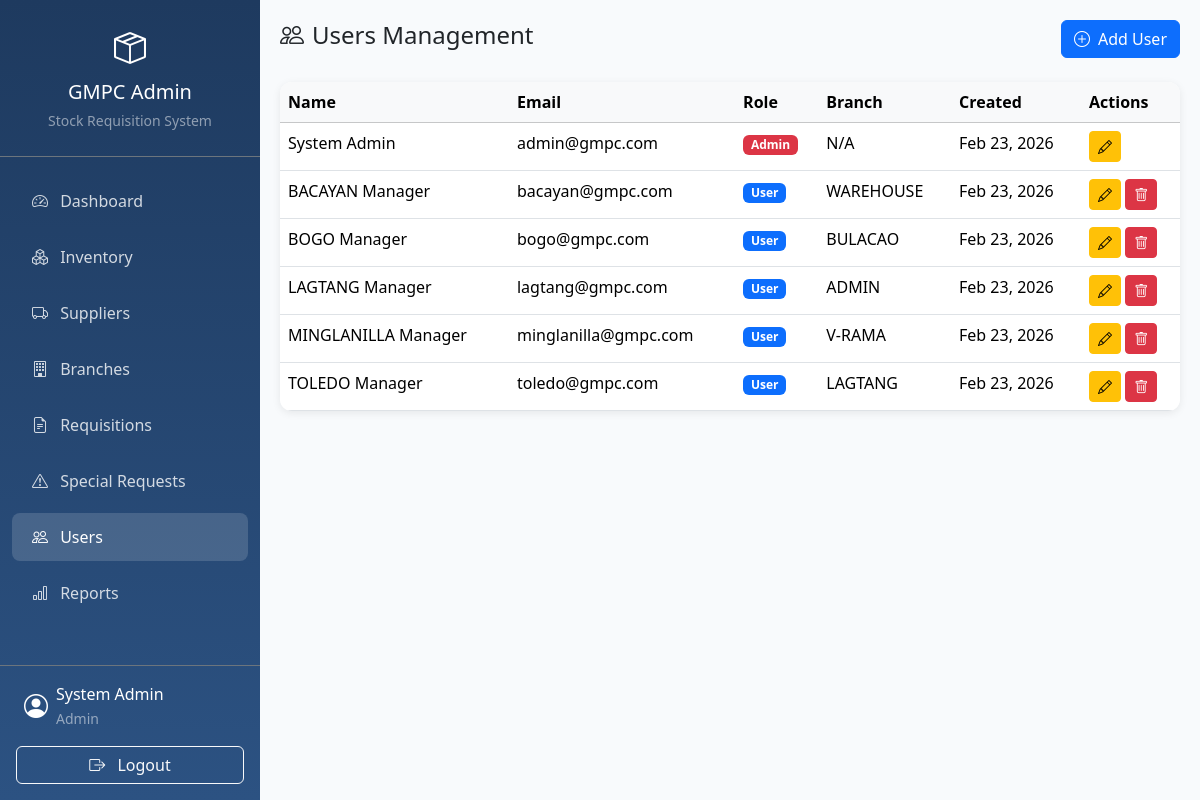
The page /admin/users.php (signed in) on the database its author committed.
### tables this page shows
CREATE TABLE users (
    id INT AUTO_INCREMENT PRIMARY KEY,
    email VARCHAR(255) UNIQUE NOT NULL,
    password VARCHAR(255) NOT NULL,
    full_name VARCHAR(255) NOT NULL,
    role VARCHAR(50) DEFAULT 'user',
    branch_id INT DEFAULT NULL,
    is_active TINYINT(1) DEFAULT 1,
    password_reset_requested TINYINT(1) DEFAULT 0,
    password_reset_date TIMESTAMP NULL,
    last_login TIMESTAMP NULL,
    created_at TIMESTAMP DEFAULT CURRENT_TIMESTAMP,
    updated_at TIMESTAMP DEFAULT CURRENT_TIMESTAMP ON UPDATE CURRENT_TIMESTAMP
);

CREATE TABLE branches (
    id INT AUTO_INCREMENT PRIMARY KEY,
    name VARCHAR(255) UNIQUE NOT NULL,
    address TEXT,
    contact_number VARCHAR(20),
    email VARCHAR(255),
    classification VARCHAR(100),
    is_active TINYINT(1) DEFAULT 1,
    created_at TIMESTAMP DEFAULT CURRENT_TIMESTAMP,
    updated_at TIMESTAMP DEFAULT CURRENT_TIMESTAMP ON UPDATE CURRENT_TIMESTAMP
);

### admin/users.php (the view, shortened to what this page needs)
<?php
require_once '../config/db.php';
$users = $conn->query("SELECT u.*, b.name as branch_name FROM users u LEFT JOIN branches b ON u.branch_id = b.id ORDER BY u.role, u.full_name");
include '../includes/header.php';
include 'sidebar.php';
?>
<div class="main-content">
    <div class="d-flex justify-content-between align-items-center mb-4">
        <h4><i class="bi bi-people me-2"></i>Users Management</h4>
        <button class="btn btn-primary" data-bs-toggle="modal" data-bs-target="#addUserModal">
            <i class="bi bi-plus-circle me-2"></i>Add User
        </button>
    </div>
    <div class="card table-card">
        <div class="card-body p-0">
            <div class="table-responsive">
                <table class="table table-hover mb-0">
                    <thead class="table-light">
                        <tr>
                            <th>Name</th>
                            <th>Email</th>
                            <th>Role</th>
                            <th>Branch</th>
                            <th>Created</th>
                            <th>Actions</th>
                        </tr>
                    </thead>
                    <tbody>
                        <?php while ($row = $users->fetch_assoc()): ?>
                        <tr>
                            <td><?= $row['full_name'] ?></td>
                            <td><?= $row['email'] ?></td>
                            <td>
                                <span class="badge bg-<?= $row['role'] === 'admin' ? 'danger' : 'primary' ?>">
                                    <?= ucfirst(str_replace('_', ' ', $row['role'])) ?>
                                </span>
                            </td>
                            <td><?= $row['branch_name'] ?? 'N/A' ?></td>
                            <td><?= date('M d, Y', strtotime($row['created_at'])) ?></td>
                            <td>
                                <button class="btn btn-sm btn-warning" data-bs-toggle="modal" data-bs-target="#editUserModal<?= $row['id'] ?>">
                                    <i class="bi bi-pencil"></i>
                                </button>
                                <?php if ($row['id'] != $_SESSION['user_id']): ?>
                                <form method="POST" class="d-inline" onsubmit="return confirmDelete()">
                                    <button type="submit" class="btn btn-sm btn-danger"><i class="bi bi-trash"></i></button>
                                </form>
                                <?php endif; ?>
                            </td>
                        </tr>
                        <?php endwhile; ?>
                    </tbody>
                </table>
            </div>
        </div>
    </div>
</div>
<?php include '../includes/footer.php'; ?>

### includes/header.php (style rules this page uses)
:root { --sidebar-width: 260px; }
body { background-color: #f8fafc; }
.main-content { margin-left: var(--sidebar-width); padding: 20px; min-height: 100vh; }
.card { border: none; border-radius: 12px; box-shadow: 0 2px 8px rgba(0,0,0,0.08); }
.table-card { border-radius: 12px; overflow: hidden; }

### rows shown on the page
users: full_name "System Admin", email "admin@gmpc.com", role "Admin", branch_name "N/A", created_at "Feb 23, 2026"
users: full_name "BACAYAN Manager", email "bacayan@gmpc.com", role "User", branch.name "WAREHOUSE", created_at "Feb 23, 2026"
users: full_name "BOGO Manager", email "bogo@gmpc.com", role "User", branch.name "BULACAO", created_at "Feb 23, 2026"
users: full_name "LAGTANG Manager", email "lagtang@gmpc.com", role "User", branch.name "ADMIN", created_at "Feb 23, 2026"
users: full_name "MINGLANILLA Manager", email "minglanilla@gmpc.com", role "User", branch.name "V-RAMA", created_at "Feb 23, 2026"
users: full_name "TOLEDO Manager", email "toledo@gmpc.com", role "User", branch.name "LAGTANG", created_at "Feb 23, 2026"

### other values the page prints
$_SESSION['name'] "System Admin"
$_SESSION['role'] "Admin"
